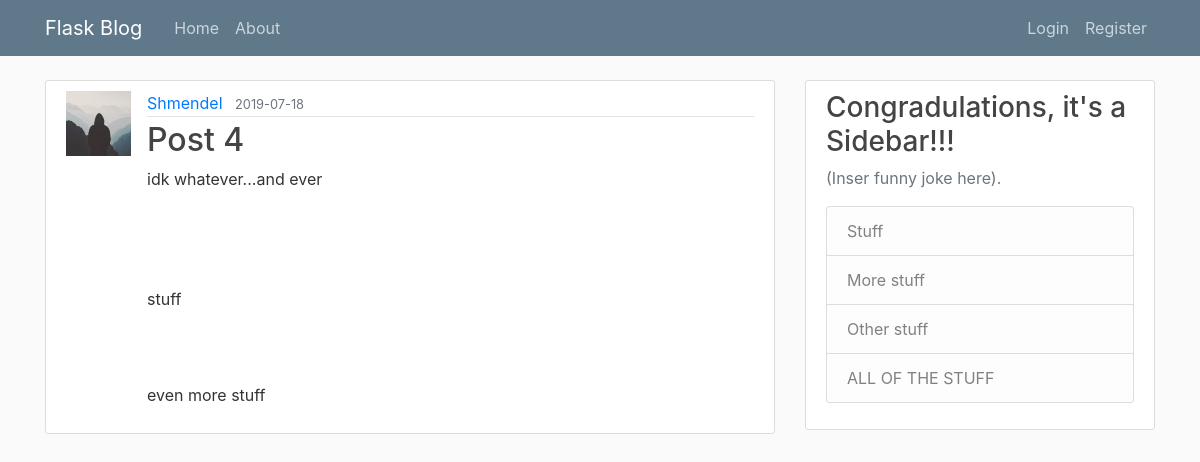
Before: /post/4 with the older database file.
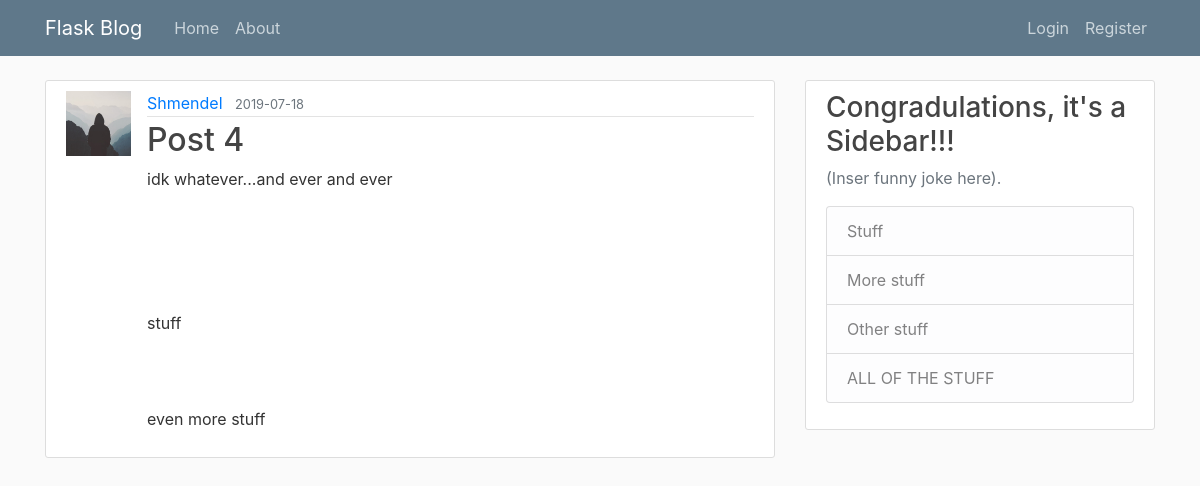
After: the same page with the newer database file.
### flaskblog/models.py (models this page shows, shortened)
class User(db.Model, UserMixin):
    id = db.Column(db.Integer, primary_key=True)
    username = db.Column(db.String(20), unique=True, nullable=False)
    email = db.Column(db.String(120), unique=True, nullable=False)
    image_file = db.Column(db.String(20), nullable=False, default='default.jpg')
    password = db.Column(db.String(60),nullable=False)
    posts = db.relationship('Post', backref='author', lazy=True)

class Post(db.Model):
    id = db.Column(db.Integer, primary_key=True)
    title = db.Column(db.String(100), nullable=False)
    date_posted = db.Column(db.DateTime, nullable=False, default=datetime.utcnow)
    content = db.Column(db.Text, nullable=False)
    user_id = db.Column(db.Integer, db.ForeignKey('user.id'), nullable=False)

### flaskblog/posts/routes.py (the view)
@posts.route("/post/<int:post_id>")
def post(post_id):
    post = Post.query.get_or_404(post_id)
    return render_template('post.html', title=post.title, post=post)

### flaskblog/templates/post.html (shortened to what this page needs)
{% extends "layout.html" %}
{% block content %}
    <article class="media content-section">
        <img class="reounded-circle article-img" src="{{ url_for('static', filename='profile_pics/' + post.author.image_file) }}">
        <div class="media-body">
            <div class="article-metadata">
                <a class="mr-2" href="{{ url_for('users.user_posts', username=post.author.username) }}">{{ post.author.username }}</a>
                <small class="text-muted">{{ post.date_posted.strftime('%Y-%m-%d') }}</small>
            </div>
            <h2 class="article-title">{{ post.title }}</h2>
            <p class="article-content">{{ post.content }}</p>
        </div>
    </article>
{% endblock content %}

### flaskblog/templates/layout.html (shortened to what this page needs)
<!DOCTYPE html>
<html lang="en">
<head>
    <link rel="stylesheet" href="https://stackpath.bootstrapcdn.com/bootstrap/4.3.1/css/bootstrap.min.css">
    <link rel="stylesheet" type="text/css" href="{{ url_for('static', filename='main.css') }}">
</head>
<body>
    <header class="site-header">
      <nav class="navbar navbar-expand-md navbar-dark bg-steel fixed-top">
        <div class="container">
          <a class="navbar-brand mr-4" href="/">Flask Blog</a>
          <div class="collapse navbar-collapse" id="navbarToggle">
            <div class="navbar-nav mr-auto">
              <a class="nav-item nav-link" href="{{ url_for('main.home') }}">Home</a>
              <a class="nav-item nav-link" href="{{ url_for('main.about') }}">About</a>
            </div>
            <div class="navbar-nav">
                {% if current_user.is_authenticated %}
                    <a class="nav-item nav-link" href="{{ url_for('posts.new_post') }}">New Post</a>
                    <a class="nav-item nav-link" href="{{ url_for('users.account') }}">Account</a>
                    <a class="nav-item nav-link" href="{{ url_for('users.logout') }}">Logout</a>
                {% else %}
                    <a class="nav-item nav-link" href="{{ url_for('users.login') }}">Login</a>
                    <a class="nav-item nav-link" href="{{ url_for('users.register') }}">Register</a>
                {% endif %}
            </div>
          </div>
        </div>
      </nav>
    </header>
    <main role="main" class="container">
      <div class="row">
        <div class="col-md-8">
          {% block content %}{% endblock %}
        </div>
        <div class="col-md-4">
          <div class="content-section">
            <h3>Congradulations, it's a Sidebar!!!</h3>
            <p class='text-muted'>(Inser funny joke here).
              <ul class="list-group">
                <li class="list-group-item list-group-item-light">Stuff</li>
                <li class="list-group-item list-group-item-light">More stuff</li>
                <li class="list-group-item list-group-item-light">Other stuff</li>
                <li class="list-group-item list-group-item-light">ALL OF THE STUFF</li>
              </ul>
            </p>
          </div>
        </div>
      </div>
    </main>
</body>
</html>

### flaskblog/static/main.css (style rules this page uses)
body { background: #fafafa; color: #333333; margin-top: 5rem; }
h1, h2, h3, h4, h5, h6 { color: #444444; }
.bg-steel { background-color: #5f788a; }
.site-header .navbar-nav .nav-link { color: #cbd5db; }
.content-section { background: #ffffff; padding: 10px 20px; border: 1px solid #dddddd; border-radius: 3px; margin-bottom: 20px; }
.article-title { color: #444444; }
.article-content { white-space: pre-line; }
.article-img { height: 65px; width: 65px; margin-right: 16px; }
.article-metadata { padding-bottom: 1px; margin-bottom: 4px; border-bottom: 1px solid #e3e3e3 }

Changed rows visible on the page:
changed Post "Post 4": content "idk whatever...and ever stuff even more stuff" → "idk whatever...and ever and ever stuff even more stuff"
